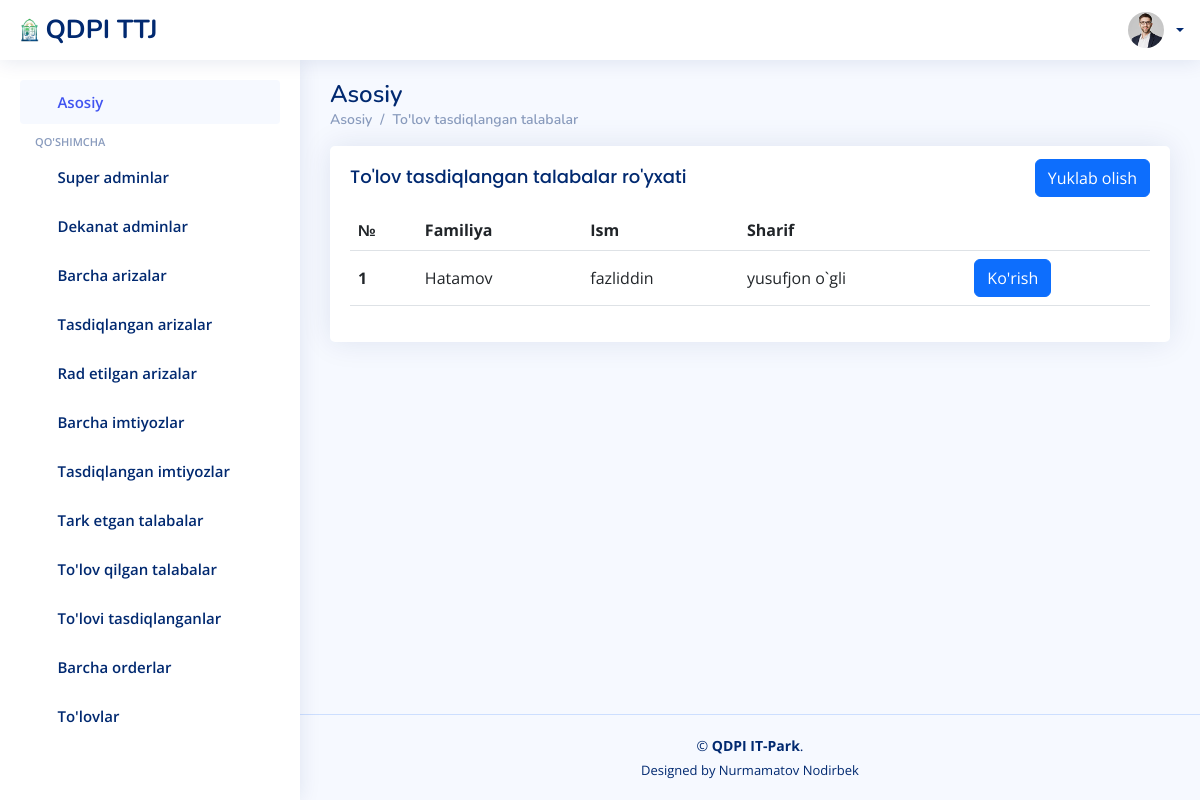
Before: /ariza/tasdiqlangan_tolov/ with the older database file.
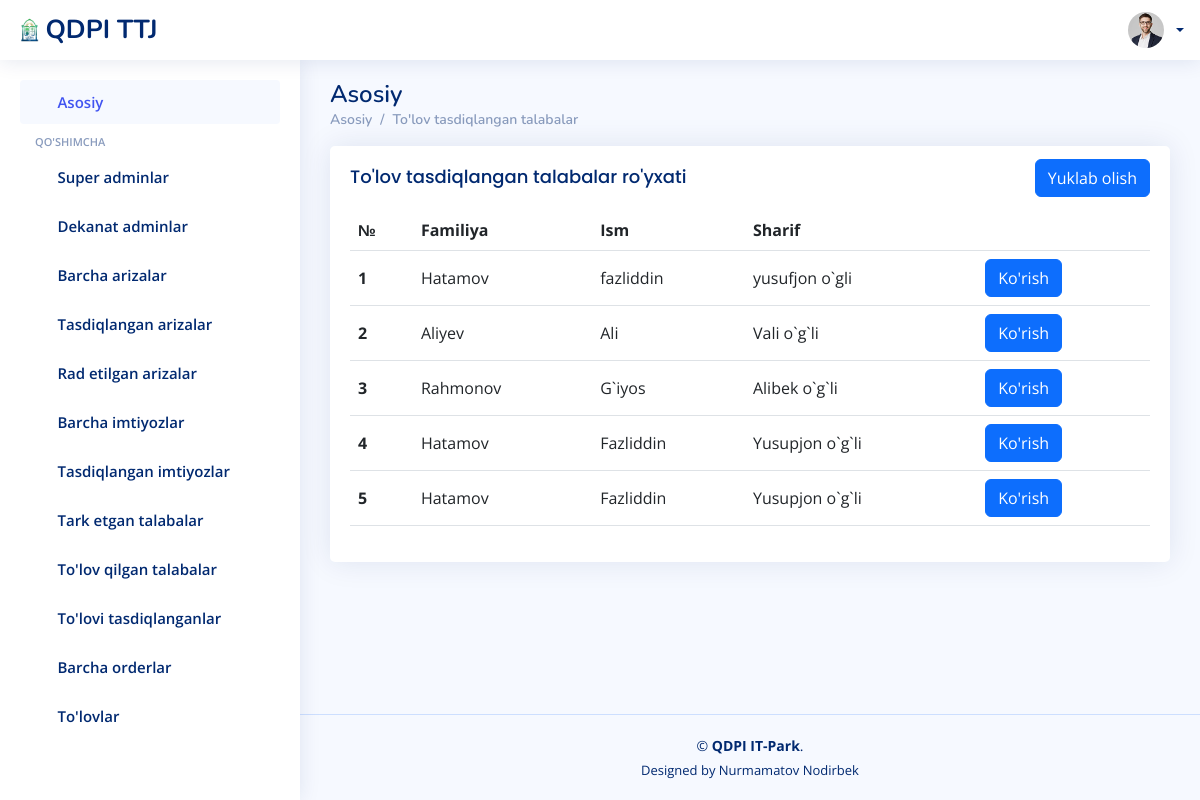
After: the same page with the newer database file.
### ariza/models.py (models this page shows)
class Tolov(models.Model):
    talaba_id = models.CharField(max_length=100)
    first_name = models.CharField(max_length=100)
    last_name = models.CharField(max_length=100)
    sharif = models.CharField(max_length=100)
    narhi = models.CharField(max_length=100)
    kivtansiya = models.FileField(upload_to='kivtansiya/')
    tasdiqlash = models.CharField(max_length=100, blank=True)
    sana = models.DateTimeField(auto_now_add=True)

### ariza/views.py (the view)
# urls.py: path('tasdiqlangan_tolov/', tasdiqlangan_tolov, name='tasdiqlangan_tolov'),
@csrf_exempt
def tasdiqlangan_tolov(request):
    talabalar = User.objects.filter(lavozim='talaba')
    tolovlar = Tolov.objects.filter(tasdiqlash='tasdiqlandi')
    arizalar = Ariza.objects.all()
    contex = {
        'tolovlar': tolovlar,
        'talabalar':talabalar,
        'arizalar':arizalar,
    }
    return render(request, 'superadmin/tasdiqlangan_tolov.html', contex)

### templates/superadmin/tasdiqlangan_tolov.html (shortened to what this page needs)
{% load static %}
<!DOCTYPE html>
<html lang="en">
<head>
  <link href="{% static '/assets/vendor/bootstrap/css/bootstrap.min.css' %}" rel="stylesheet">
  <link href="{% static '/assets/vendor/bootstrap-icons/bootstrap-icons.css' %}" rel="stylesheet">
  <link href="{% static '/assets/vendor/simple-datatables/style.css' %}" rel="stylesheet">
  <link href="{% static '/assets/css/style.css' %}" rel="stylesheet">
</head>
<body>
  <header id="header" class="header fixed-top d-flex align-items-center">
    <div class="d-flex align-items-center justify-content-between">
      <a href="{% url 'home' %}" class="logo d-flex align-items-center">
        <img src="{% static '/assets/img/logo.png' %}" alt="">
        <span class="d-none d-lg-block">QDPI TTJ</span>
      </a>
      <i class="bi bi-list toggle-sidebar-btn"></i>
    </div>
    <nav class="header-nav ms-auto">
      <ul class="d-flex align-items-center">
        <li class="nav-item dropdown pe-3">
          <a class="nav-link nav-profile d-flex align-items-center pe-0" href="{% url 'home' %}" data-bs-toggle="dropdown">
            <img src="{% static '/assets/img/profile-img.jpg' %}" alt="Profile" class="rounded-circle">
            <span class="d-none d-md-block dropdown-toggle ps-2">{{user.last_name}} {{user.first_name}}</span>
          </a>
        </li>
      </ul>
    </nav>
  </header>
  <aside id="sidebar" class="sidebar">
    <ul class="sidebar-nav" id="sidebar-nav">
      <li class="nav-item">
        <a class="nav-link " href="{% url 'home' %}">
          <i class="bi bi-grid"></i>
          <span>Asosiy</span>
        </a>
      </li>
      <li class="nav-heading">Qo'shimcha</li>
      <li class="nav-item">
        <a class="nav-link collapsed" href="{% url 'superadminlar' %}">
          <i class="bi bi-person-fill"></i>
          <span>Super adminlar</span>
        </a>
      </li>
      <li class="nav-item">
        <a class="nav-link collapsed" href="{% url 'dekanatadminlar' %}">
          <i class="bi bi-person"></i>
          <span>Dekanat adminlar</span>
        </a>
      </li>
      <li class="nav-item">
        <a class="nav-link collapsed" href="{% url 'barcha_arizalar' %}">
          <i class="bi bi-envelope"></i>
          <span>Barcha arizalar</span>
        </a>
      </li>
      <li class="nav-item">
        <a class="nav-link collapsed" href="{% url 'tasdiqlangan' %}">
          <i class="bi bi-person-check-fill"></i>
          <span>Tasdiqlangan arizalar</span>
        </a>
      </li>
      <li class="nav-item">
        <a class="nav-link collapsed" href="{% url 'radetilgan' %}">
          <i class="bi bi-person-x-fill"></i>
          <span>Rad etilgan arizalar</span>
        </a>
      </li>
      <li class="nav-item">
        <a class="nav-link collapsed" href="{% url 'imtiyozli_arizalar' %}">
          <i class="bi bi-file-medical"></i>
          <span>Barcha imtiyozlar</span>
        </a>
      </li>
      <li class="nav-item">
        <a class="nav-link collapsed" href="{% url 'tasdiqlangan_imtiyozli_arizalar' %}">
          <i class="bi bi-journal-check"></i>
          <span>Tasdiqlangan imtiyozlar</span>
        </a>
      </li>
      <li class="nav-item">
        <a class="nav-link collapsed" href="{% url 'tark_etgan_talaba' %}">
          <i class="bi bi-house-x-fill"></i>
          <span>Tark etgan talabalar</span>
        </a>
      </li>
      <li class="nav-item">
        <a class="nav-link collapsed" href="{% url 'barcha_tolovlar' %}">
          <i class="bi bi-cash-coin"></i>
          <span>To'lov qilgan talabalar</span>
        </a>
      </li>
      <li class="nav-item">
        <a class="nav-link collapsed" href="{% url 'tasdiqlangan_tolov' %}">
          <i class="bi bi-check2-all"></i>
          <span>To'lovi tasdiqlanganlar</span>
        </a>
      </li>
      <li class="nav-item">
        <a class="nav-link collapsed" href="{% url 'barcha_orderlar' %}">
          <i class="bi bi-bookmark-star"></i>
          <span>Barcha orderlar</span>
        </a>
      </li>
      <li class="nav-item">
        <a class="nav-link collapsed" href="{% url 'hisob_varoq' %}">
          <i class="bi bi-wallet2"></i>
          <span>To'lovlar</span>
        </a>
      </li>
    </ul>
  </aside>
    <main id="main" class="main">
        <div class="pagetitle">
            <h1>Asosiy</h1>
            <nav>
                <ol class="breadcrumb">
                    <li class="breadcrumb-item"><a href="{% url 'home' %}">Asosiy</a></li>
                    <li class="breadcrumb-item active"><a href="{% url 'home' %}">To'lov tasdiqlangan talabalar</a></li>
                </ol>
            </nav>
        </div>
        <section class="section dashboard">
            <div class="row">
                <div class="col-lg-12">
                    <div class="card">
                        <div class="card-body">
                            <div class="d-flex align-items-center justify-content-between">
                                <h5 class="card-title">To'lov tasdiqlangan talabalar ro'yxati</h5>
                                <a class="btn btn-primary" href="{% url 'tolov_csv' %}">Yuklab olish</a>
                            </div>
                            <table class="table datatable">
                                <thead>
                                    <tr>
                                        <th scope="col">№</th>
                                        <th scope="col">Familiya</th>
                                        <th scope="col">Ism</th>
                                        <th scope="col">Sharif</th>
                                        <th></th>
                                    </tr>
                                </thead>
                                    <tbody>
                                      {% for t in tolovlar %}
                                        <tr>
                                          <th scope="row">{{t.id}}</th>
                                          <td>{{t.last_name}}</td>
                                          <td>{{t.first_name}}</td>
                                          <td>{{t.sharif}}</td>
                                          <td><a class="btn btn-primary" href="{% url 'radetilgan_tolov_malumotlar' t.id %}">Ko'rish</a></td>
                                        </tr>
                                        {% endfor %}
                                    </tbody>
                            </table>
                        </div>
                    </div>
                </div>
            </div>
        </section>
    </main>
    <footer id="footer" class="footer">
        <div class="copyright">
            &copy; <strong><span>QDPI IT-Park</span></strong>.
        </div>
        <div class="credits">
            Designed by Nurmamatov Nodirbek
        </div>
    </footer>
</body>
</html>

### static/assets/css/style.css (style rules this page uses)
:root { scroll-behavior: smooth; }
html, body { display: flex; flex-direction: column; height: 100%; }
body { font-family: "Open Sans", sans-serif; background: #f6f9ff; color: #444444; }
.main { flex-grow: 1; }
a { color: #4154f1; text-decoration: none; }
h1, h2, h3, h4, h5, h6 { font-family: "Nunito", sans-serif; }
#main { margin-top: 60px; padding: 20px 30px; transition: all 0.3s; }
.pagetitle { margin-bottom: 10px; }
.pagetitle h1 { font-size: 24px; margin-bottom: 0; font-weight: 600; color: #012970; }
.card { margin-bottom: 30px; border: none; border-radius: 5px; box-shadow: 0px 0 30px rgba(1, 41, 112, 0.1); }
.card-title { padding: 20px 0 15px 0; font-size: 18px; font-weight: 500; color: #012970; font-family: "Poppins", sans-serif; }
.card-body { padding: 0 20px 20px 20px; }
.breadcrumb { font-size: 14px; font-family: "Nunito", sans-serif; color: #899bbd; font-weight: 600; }
.breadcrumb a { color: #899bbd; transition: 0.3s; }
.breadcrumb .breadcrumb-item::before { color: #899bbd; }
.breadcrumb .active { color: #51678f; font-weight: 600; }
.logo { line-height: 1; }
@media (min-width: 1200px) { .logo { width: 280px; } }
.logo img { max-height: 26px; margin-right: 6px; }
.logo span { font-size: 26px; font-weight: 700; color: #012970; font-family: "Nunito", sans-serif; }
.header { transition: all 0.5s; z-index: 997; height: 60px; box-shadow: 0px 2px 20px rgba(1, 41, 112, 0.1); background-color: #fff; padding-left: 20px; }
.header .toggle-sidebar-btn { font-size: 32px; padding-left: 10px; cursor: pointer; color: #012970; }
.header-nav ul { list-style: none; }
.header-nav>ul { margin: 0; padding: 0; }
.header-nav .nav-profile { color: #012970; }
.header-nav .nav-profile img { max-height: 36px; }
.header-nav .nav-profile span { font-size: 14px; font-weight: 600; }
.sidebar { position: fixed; top: 60px; left: 0; bottom: 0; width: 300px; z-index: 996; transition: all 0.3s; padding: 20px; overflow-y: auto; scrollbar-width: thin; scrollbar-color: #aab7cf transparent; box-shadow: 0px 0px 20px rgba(1, 41, 112, 0.1); background-color: #fff; }
@media (min-width: 1200px) { #main, #footer { margin-left: 300px; } }
.sidebar-nav { padding: 0; margin: 0; list-style: none; }
.sidebar-nav li { padding: 0; margin: 0; list-style: none; }
.sidebar-nav .nav-item { margin-bottom: 5px; }
.sidebar-nav .nav-heading { font-size: 11px; text-transform: uppercase; color: #899bbd; font-weight: 600; margin: 10px 0 5px 15px; }
.sidebar-nav .nav-link { display: flex; align-items: center; font-size: 15px; font-weight: 600; color: #4154f1; transition: 0.3; background: #f6f9ff; padding: 10px 15px; border-radius: 4px; }
.sidebar-nav .nav-link i { font-size: 16px; margin-right: 10px; color: #4154f1; }
.sidebar-nav .nav-link.collapsed { color: #012970; background: #fff; }
.sidebar-nav .nav-link.collapsed i { color: #899bbd; }
.footer { padding: 20px 0; font-size: 14px; transition: all 0.3s; border-top: 1px solid #cddfff; }
.footer .copyright { text-align: center; color: #012970; }
.footer .credits { padding-top: 5px; text-align: center; font-size: 13px; color: #012970; }
th, td { vertical-align: middle !important; }

Changed rows visible on the page:
now on this page (row edited): Tolov: id "2", last_name "Aliyev", first_name "Ali", sharif "Vali o`g`li"
now on this page (row edited): Tolov: id "3", last_name "Rahmonov", first_name "G`iyos", sharif "Alibek o`g`li"
added Tolov: id "4", last_name "Hatamov", first_name "Fazliddin", sharif "Yusupjon o`g`li"
added Tolov: id "5", last_name "Hatamov", first_name "Fazliddin", sharif "Yusupjon o`g`li"
